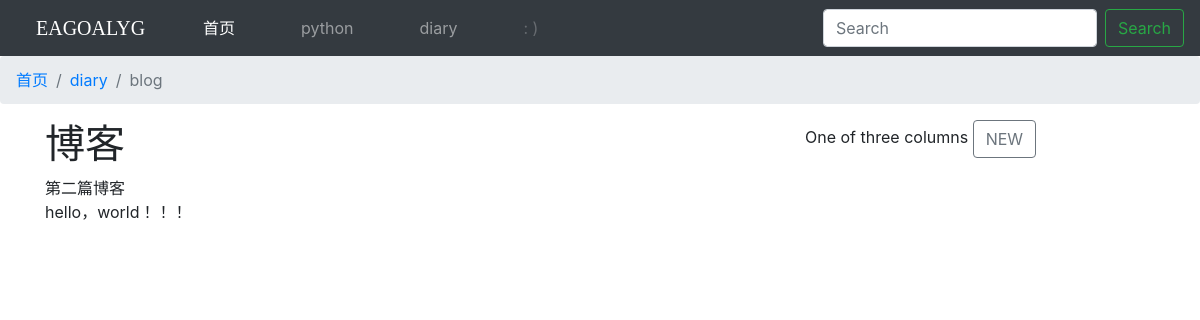
The page /2/ on the database as committed earlier.
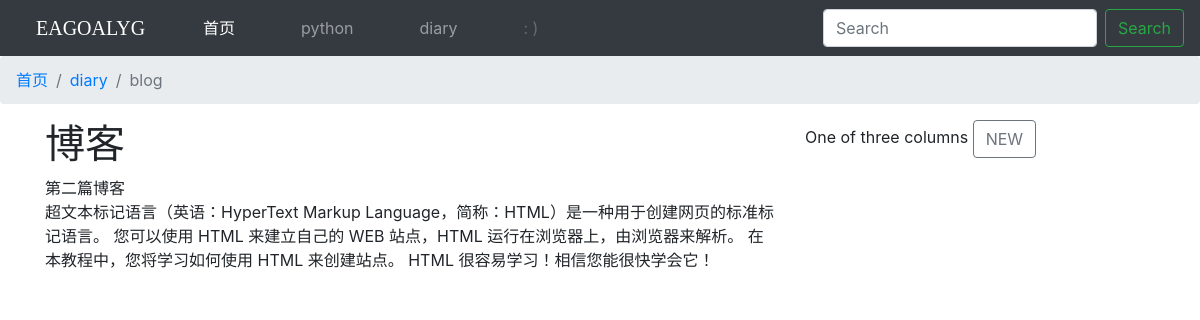
The same page on the database as committed later.
### blog/models.py (models this page shows, shortened)
class Blog(models.Model):
    title = models.CharField(max_length=30)
    blog_type = models.ForeignKey(BlogType, on_delete=models.DO_NOTHING)
    created_at = models.DateTimeField(auto_now_add=True)
    content = models.TextField()
    author = models.ForeignKey(User, on_delete=models.DO_NOTHING)

class BlogType(models.Model):
    type_name = models.CharField(max_length=15)

### blog/views.py (the view)
# urls.py: path('<int:blog_pk>/', views.blog_detail, name='blog_detail'),
def blog_detail(request, blog_pk):
    blog = get_object_or_404(Blog, pk=blog_pk)
    blog_types = BlogType.objects.all()
    context = {'blog': blog, 'blog_types':blog_types}
    return render(request, 'blog/blog_detail.html', context)

### blog/templates/blog/blog_detail.html (shortened to what this page needs)
{% extends 'blog/base.html' %}
{% load static %}
{% block breadcrumb %}
<nav aria-label="breadcrumb">
  	<ol class="breadcrumb">
    	<li class="breadcrumb-item"><a href="{% url 'blog:index' %}">首页</a></li>
    	<li class="breadcrumb-item"><a href="{% url 'blog:blog_classification' blog.blog_type.pk %}">{{ blog.blog_type.type_name }}</a></li>
    	<li class="breadcrumb-item active" aria-current="page">blog</li>
 	</ol>
</nav>
{% endblock %}
{% block content %}
<h1>博客</h1>
<ul>
    <li>{{ blog.title }}</li>
    <li>{{ blog.content }}</li>
</ul>
{% endblock %}

Rows that differ between the two databases and show on the page:
changed Blog "第二篇博客": content "hello，world！！！" → "超文本标记语言（英语：HyperText Markup Language，简称：HTML）是一种用于创建网页的标准标记语言。 您可以使用 HTML 来建立自己的 WEB 站点，HTML 运行在浏览器上，由浏览器来解析。 在本教程中，您将学习如何使用 HTML 来创建站点。 HTML 很容易学习！相信您能很快学会它！"
